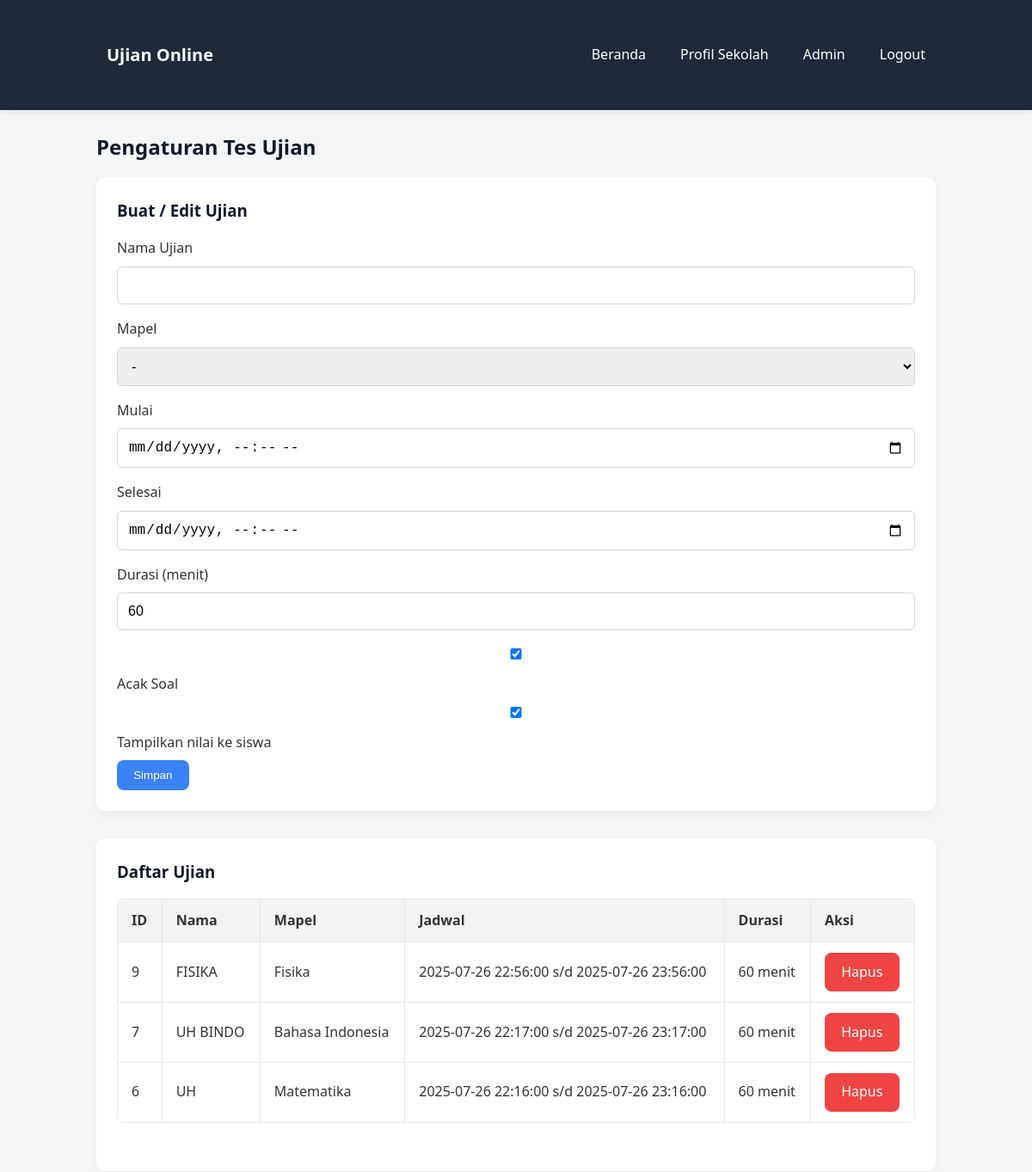
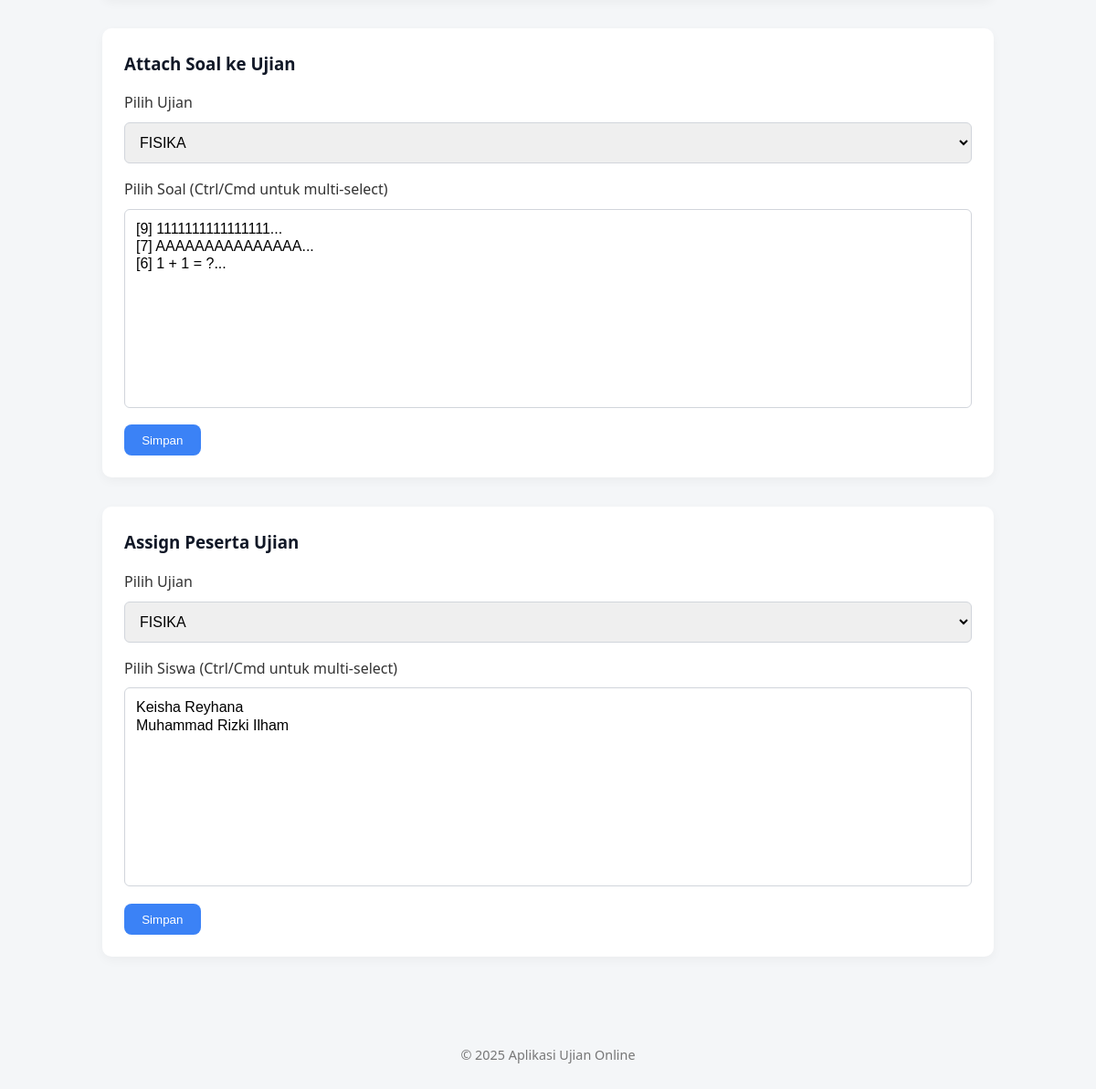
Screenshot of /admin/ujian.php (signed in) with the database file from the repository (2 pictures, top to bottom).
### tables this page shows
CREATE TABLE `ujian` (
  `id` int(11) NOT NULL,
  `nama` varchar(150) NOT NULL,
  `mapel_id` int(11) DEFAULT NULL,
  `mulai_at` datetime NOT NULL,
  `selesai_at` datetime NOT NULL,
  `durasi_menit` int(11) NOT NULL,
  `acak_soal` tinyint(1) DEFAULT 1,
  `tampil_nilai` tinyint(1) DEFAULT 1,
  `created_by` int(11) NOT NULL,
  `created_at` timestamp NOT NULL DEFAULT current_timestamp()
);

CREATE TABLE `mapel` (
  `id` int(11) NOT NULL,
  `nama` varchar(100) NOT NULL
);

### includes/functions.php (called while the page is built, shortened)
<?php
function base_url(string $path = ''): string {
    return '/ujian-online/' . ltrim($path, '/');
}
function h($str) {
    return htmlspecialchars($str, ENT_QUOTES, 'UTF-8');
}

### admin/ujian.php (the view, shortened to what this page needs)
<?php
require_once __DIR__ . '/../config/db.php';
require_once __DIR__ . '/../includes/functions.php';
$ujians = $pdo->query('SELECT u.*, m.nama as mapel_nama FROM ujian u LEFT JOIN mapel m ON m.id=u.mapel_id ORDER BY u.id DESC')->fetchAll();
$soal = $pdo->query('SELECT id, pertanyaan FROM bank_soal ORDER BY id DESC')->fetchAll();
$users = $pdo->query("SELECT id, fullname FROM users WHERE role='siswa' ORDER BY fullname")->fetchAll();
include __DIR__ . '/../includes/header.php';
include __DIR__ . '/../includes/navbar.php';
?>
<div class="container">
<h2>Pengaturan Tes Ujian</h2>
<div class="card">
    <h3>Buat / Edit Ujian</h3>
    <form method="post">
    <label>Nama Ujian</label>
    <input type="text" name="nama" required>
    <label>Mapel</label>
    <select name="mapel_id">
        <option value="">-</option>
    </select>
    <label>Mulai</label>
    <input type="datetime-local" name="mulai_at" required>
    <label>Selesai</label>
    <input type="datetime-local" name="selesai_at" required>
    <label>Durasi (menit)</label>
    <input type="number" name="durasi_menit" value="60" min="1">
    <label><input type="checkbox" name="acak_soal" checked> Acak Soal</label>
    <label><input type="checkbox" name="tampil_nilai" checked> Tampilkan nilai ke siswa</label>
    <button class="btn btn-primary" type="submit">Simpan</button>
    </form>
</div>
<div class="card">
    <h3>Daftar Ujian</h3>
    <table class="table">
    <thead><tr><th>ID</th><th>Nama</th><th>Mapel</th><th>Jadwal</th><th>Durasi</th><th>Aksi</th></tr></thead>
    <tbody>
        <?php foreach($ujians as $u): ?>
        <tr>
            <td><?= $u['id'] ?></td>
            <td><?= h($u['nama']) ?></td>
            <td><?= h($u['mapel_nama']) ?></td>
            <td><?= h($u['mulai_at']) ?> s/d <?= h($u['selesai_at']) ?></td>
            <td><?= h($u['durasi_menit']) ?> menit</td>
            <td>
            <a class="btn btn-danger" href="?delete=<?= $u['id'] ?>" onclick="return confirm('Hapus ujian?')">Hapus</a>
            </td>
        </tr>
        <?php endforeach; ?>
    </tbody>
    </table>
</div>
<div class="card">
    <h3>Attach Soal ke Ujian</h3>
    <form method="post">
    <label>Pilih Ujian</label>
    <select name="ujian_id">
        <?php foreach($ujians as $u): ?>
        <option value="<?= $u['id'] ?>"><?= h($u['nama']) ?></option>
        <?php endforeach; ?>
    </select>
    <label>Pilih Soal (Ctrl/Cmd untuk multi-select)</label>
    <select name="soal_ids[]" multiple size="10">
        <?php foreach($soal as $s): ?>
        <option value="<?= $s['id'] ?>">[<?= $s['id'] ?>] <?= substr(strip_tags($s['pertanyaan']),0,80) ?>...</option>
        <?php endforeach; ?>
    </select>
    <button class="btn btn-primary" type="submit">Simpan</button>
    </form>
</div>
<div class="card">
    <h3>Assign Peserta Ujian</h3>
    <form method="post">
    <label>Pilih Ujian</label>
    <select name="ujian_id">
        <?php foreach($ujians as $u): ?>
        <option value="<?= $u['id'] ?>"><?= h($u['nama']) ?></option>
        <?php endforeach; ?>
    </select>
    <label>Pilih Siswa (Ctrl/Cmd untuk multi-select)</label>
    <select name="user_ids[]" multiple size="10">
        <?php foreach($users as $s): ?>
        <option value="<?= $s['id'] ?>"><?= h($s['fullname']) ?></option>
        <?php endforeach; ?>
    </select>
    <button class="btn btn-primary" type="submit">Simpan</button>
    </form>
</div>
</div>
<?php include __DIR__ . '/../includes/footer.php'; ?>

### includes/header.php (shortened to what this page needs)
<!DOCTYPE html>
<html lang="id">
<head>
<link rel="stylesheet" href="/ujian-online/assets/css/style.css">
</head>
<body>

### includes/navbar.php
<?php
$user = null;
if (isset($_SESSION['user']) && is_array($_SESSION['user'])) {
    $user = $_SESSION['user'];
} elseif (isset($_SESSION['siswa']) && is_array($_SESSION['siswa'])) {
    $user = [
        'role' => 'siswa',
        'nama' => $_SESSION['siswa']['nama_lengkap'],
        'id' => $_SESSION['siswa']['id']
    ];
}
?>
<nav class="navbar">
<div class="container">
    <a href="<?= base_url('index.php') ?>" class="brand">Ujian Online</a>
    <ul>
        <li><a href="<?= base_url('index.php') ?>">Beranda</a></li>
        <li><a href="<?= base_url('pages/profil.php') ?>">Profil Sekolah</a></li>
        <?php if(!$user): ?>
            <li><a href="<?= base_url('auth/login.php') ?>">Login</a></li>
            <li><a href="<?= base_url('auth/register.php') ?>">Registrasi</a></li>
        <?php else: ?>
            <?php if($user['role'] === 'admin'): ?>
                <li><a href="<?= base_url('admin/index.php') ?>">Admin</a></li>
            <?php elseif($user['role'] === 'siswa'): ?>
                <li><a href="<?= base_url('siswa/index.php') ?>">Dashboard</a></li>
            <?php endif; ?>
            <li><a href="<?= base_url('auth/logout.php') ?>">Logout</a></li>
        <?php endif; ?>
    </ul>
</div>
</nav>

### includes/footer.php
<footer class="footer">
<div class="container">
    <p>&copy; <?= date('Y') ?> Aplikasi Ujian Online</p>
</div>
</footer>
</body>
</html>

### assets/css/style.css (style rules this page uses)
* { box-sizing: border-box; margin: 0; padding: 0; }
body { font-family: 'Segoe UI', system-ui, sans-serif; background-color: #f4f6f8; color: #333; line-height: 1.6; min-height: 100vh; }
.container { max-width: 1024px; margin: 0 auto; padding: 1.5rem; }
.card { background: #fff; border-radius: 10px; padding: 1.5rem; box-shadow: 0 4px 12px rgba(0, 0, 0, 0.04); margin-bottom: 2rem; }
h1, h2, h3 { margin-bottom: 1rem; color: #111827; }
h2 { font-size: 1.5rem; }
.navbar { background: #1f2937; color: #fff; padding: 1rem 0; box-shadow: 0 2px 6px rgba(0, 0, 0, 0.08); }
.navbar .container { display: flex; justify-content: space-between; align-items: center; }
.navbar .brand { font-size: 1.25rem; font-weight: bold; color: #fff; text-decoration: none; }
.navbar ul { list-style: none; display: flex; gap: 1rem; }
.navbar a { color: #fff; text-decoration: none; padding: 0.5rem 0.75rem; border-radius: 4px; transition: background 0.3s; }
form { margin-top: 1rem; }
label { display: block; margin-bottom: 0.5rem; font-weight: 500; }
input, select, textarea { width: 100%; padding: 0.75rem; border: 1px solid #d1d5db; border-radius: 6px; font-size: 1rem; margin-bottom: 1rem; transition: border 0.3s, box-shadow 0.3s; }
.btn { display: inline-block; padding: 0.6rem 1.2rem; border-radius: 8px; font-weight: 500; cursor: pointer; text-decoration: none; border: none; transition: background 0.3s, color 0.3s; }
.btn-primary { background: #3b82f6; color: #fff; }
.btn-danger { background: #ef4444; color: #fff; }
.table { width: 100%; border-collapse: collapse; background: #fff; border-radius: 8px; overflow: hidden; margin-bottom: 2rem; }
.table th, .table td { padding: 0.75rem 1rem; border: 1px solid #e5e7eb; text-align: left; }
.table th { background: #f3f4f6; font-weight: 600; }
footer { text-align: center; padding: 1rem; color: #777; font-size: 0.9rem; }

### rows the page displays
ujian: id "9", nama "FISIKA", mapel.nama "Fisika", mulai_at "2025-07-26 22:56:00", selesai_at "2025-07-26 23:56:00", durasi_menit "60"
ujian: id "7", nama "UH BINDO", mapel.nama "Bahasa Indonesia", mulai_at "2025-07-26 22:17:00", selesai_at "2025-07-26 23:17:00", durasi_menit "60"
ujian: id "6", nama "UH", mapel.nama "Matematika", mulai_at "2025-07-26 22:16:00", selesai_at "2025-07-26 23:16:00", durasi_menit "60"

### other values shown
form field ujian_id "FISIKA"
